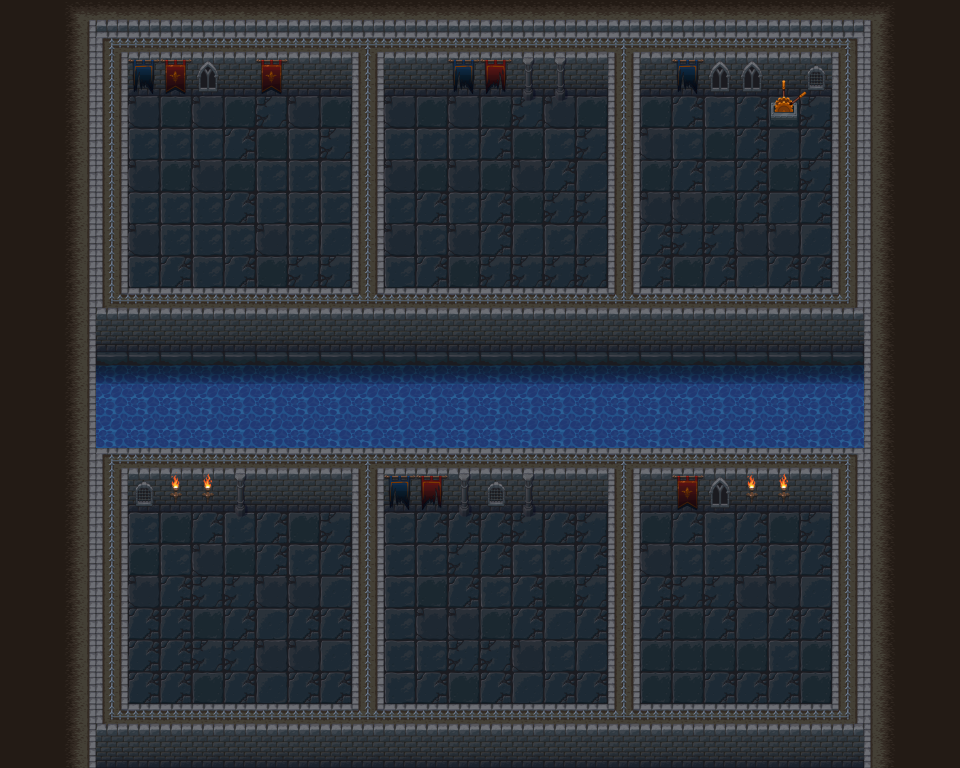

This is a level from a 2D game, rendered from its Tiled map with the project's own tilesets. A one-line summary and the map file follow, with tile-layer data summarised:
An orthogonal 30x24 tile map with 32x32 px tiles, 5 tile layers (bg, decoration, switchOn, switchOff, ...) and 33 objects (12x collision, 2x 4, 2x 7, 2x 5, 2x 6, ...).

<map version="1.0" tiledversion="1.1.4" orientation="orthogonal" renderorder="right-down" width="30" height="24" tilewidth="32" tileheight="32" infinite="0" nextobjectid="134">
 <properties>
  <property name="teleport" value="1" />
 </properties>
 <tileset firstgid="1" name="tiles" tilewidth="32" tileheight="32" tilecount="240" columns="10">
  <image source="maps/tiles.png" width="320" height="768" />
 </tileset>
 <layer name="bg" width="30" height="24">
  <properties>
   <property name="bg" value="1" />
  </properties>
  <data>[720 cells, 680 non-empty, 25 distinct tile ids]</data>
 </layer>
 <objectgroup name="teleport">
  <properties>
   <property name="teleport" value="1" />
  </properties>
  <object id="113" name="4" x="159.848" y="126.608" width="33.5585" height="35.8384">
   <properties>
    <property name="from" value="4" />
   </properties>
  </object>
  <object id="115" name="7" x="158.964" y="223.107" width="34.5747" height="33.8061">
   <properties>
    <property name="from" value="7" />
   </properties>
  </object>
  <object id="116" name="5" x="285.597" y="220.633" width="36.607" height="37.8707">
   <properties>
    <property name="from" value="5" />
   </properties>
  </object>
  <object id="114" name="6" x="288.292" y="128.861" width="32.5424" height="33.8061">
   <properties>
    <property name="from" value="6" />
   </properties>
  </object>
  <object id="117" name="3" x="415.278" y="126.74" width="32.5424" height="34.8223">
   <properties>
    <property name="from" value="3" />
   </properties>
  </object>
  <object id="118" name="8" x="415.278" y="223.592" width="32.5424" height="32.79">
   <properties>
    <property name="from" value="8" />
   </properties>
  </object>
  <object id="126" name="1" x="671.018" y="127.182" width="33.5585" height="34.8223">
   <properties>
    <property name="from" value="1" />
   </properties>
  </object>
  <object id="123" name="9" x="671.593" y="543.975" width="33.5585" height="33.8061">
   <properties>
    <property name="from" value="9" />
   </properties>
  </object>
  <object id="122" name="2" x="544.165" y="639.015" width="33.5585" height="34.8223">
   <properties>
    <property name="from" value="2" />
   </properties>
  </object>
  <object id="120" name="4" x="542.485" y="126.962" width="34.5747" height="33.8061">
   <properties>
    <property name="to" value="4" />
   </properties>
  </object>
  <object id="119" name="5" x="541.999" y="222.753" width="36.607" height="34.8223">
   <properties>
    <property name="to" value="5" />
   </properties>
  </object>
  <object id="29" name="3" x="159.778" y="542.285" width="35.5908" height="38.8869">
   <properties>
    <property name="to" value="3" />
   </properties>
  </object>
  <object id="77" name="2" x="287.757" y="543.598" width="34.1812" height="33.79">
   <properties>
    <property name="to" value="2" />
   </properties>
  </object>
  <object id="75" name="1" x="414.166" y="541.402" width="35.6607" height="33.8061">
   <properties>
    <property name="to" value="1" />
   </properties>
  </object>
  <object id="121" name="8" x="543.501" y="544.548" width="32.5424" height="33.8061">
   <properties>
    <property name="to" value="8" />
   </properties>
  </object>
  <object id="125" name="9" x="414.836" y="638.219" width="34.5747" height="37.8707">
   <properties>
    <property name="to" value="9" />
   </properties>
  </object>
  <object id="124" name="7" x="767.87" y="542.074" width="34.5747" height="34.8223">
   <properties>
    <property name="to" value="7" />
   </properties>
  </object>
  <object id="76" name="6" x="769.601" y="638.087" width="32.5961" height="32.6769">
   <properties>
    <property name="to" value="6" />
   </properties>
  </object>
 </objectgroup>
 <layer name="decoration" width="30" height="24">
  <properties>
   <property name="bg" value="1" />
  </properties>
  <data>[720 cells, 52 non-empty, 16 distinct tile ids]</data>
 </layer>
 <layer name="switchOn" width="30" height="24">
  <properties>
   <property name="switchon" value="1" />
  </properties>
  <data>[720 cells, 2 non-empty, 2 distinct tile ids]</data>
 </layer>
 <layer name="switchOff" width="30" height="24">
  <properties>
   <property name="switchoff" value="1" />
  </properties>
  <data>[720 cells, 4 non-empty, 4 distinct tile ids]</data>
 </layer>
 <layer name="fg" width="30" height="24">
  <properties>
   <property name="fg" value="1" />
  </properties>
  <data>[720 cells, 40 non-empty, 1 distinct tile ids]</data>
 </layer>
 <objectgroup name="openSwitch">
  <object id="90" type="opensw" x="754.781" y="83.2118" width="56.5103" height="54.168" />
 </objectgroup>
 <objectgroup name="water">
  <object id="1" type="water" x="98" y="361.63" width="766" height="103.274" />
 </objectgroup>
 <objectgroup name="collision">
  <object id="3" type="collision" x="4" y="1" width="90" height="765" />
  <object id="4" type="collision" x="96" y="720.228" width="863" height="47.7722" />
  <object id="5" type="collision" x="862" y="1.47433" width="97" height="731" />
  <object id="6" type="collision" x="98" y="3" width="761" height="53" />
  <object id="11" type="collision" x="97" y="55" width="30.3772" height="683.796" />
  <object id="18" type="collision" x="607" y="54" width="34" height="681.439" />
  <object id="19" type="collision" x="832" y="55" width="30" height="702.981">
   <properties>
    <property name="bg" value="1" />
   </properties>
  </object>
  <object id="49" type="collision" x="351.377" y="54" width="33" height="690.345" />
  <object id="97" type="collision" x="128" y="55.5" width="711.668" height="31.105" />
  <object id="110" type="collision" x="130" y="440.667" width="732.861" height="58.3155" />
  <object id="127" type="collision" x="770.286" y="83.3698" width="30.9291" height="33.3145" />
  <object id="133" type="collision" x="118.351" y="306.884" width="732.861" height="58.3155" />
 </objectgroup>
 <objectgroup name="character">
  <object id="132" name="princess" type="player" x="207.96" y="652.803" width="16.5266" height="16.5266">
   <ellipse />
  </object>
 </objectgroup>
</map>
